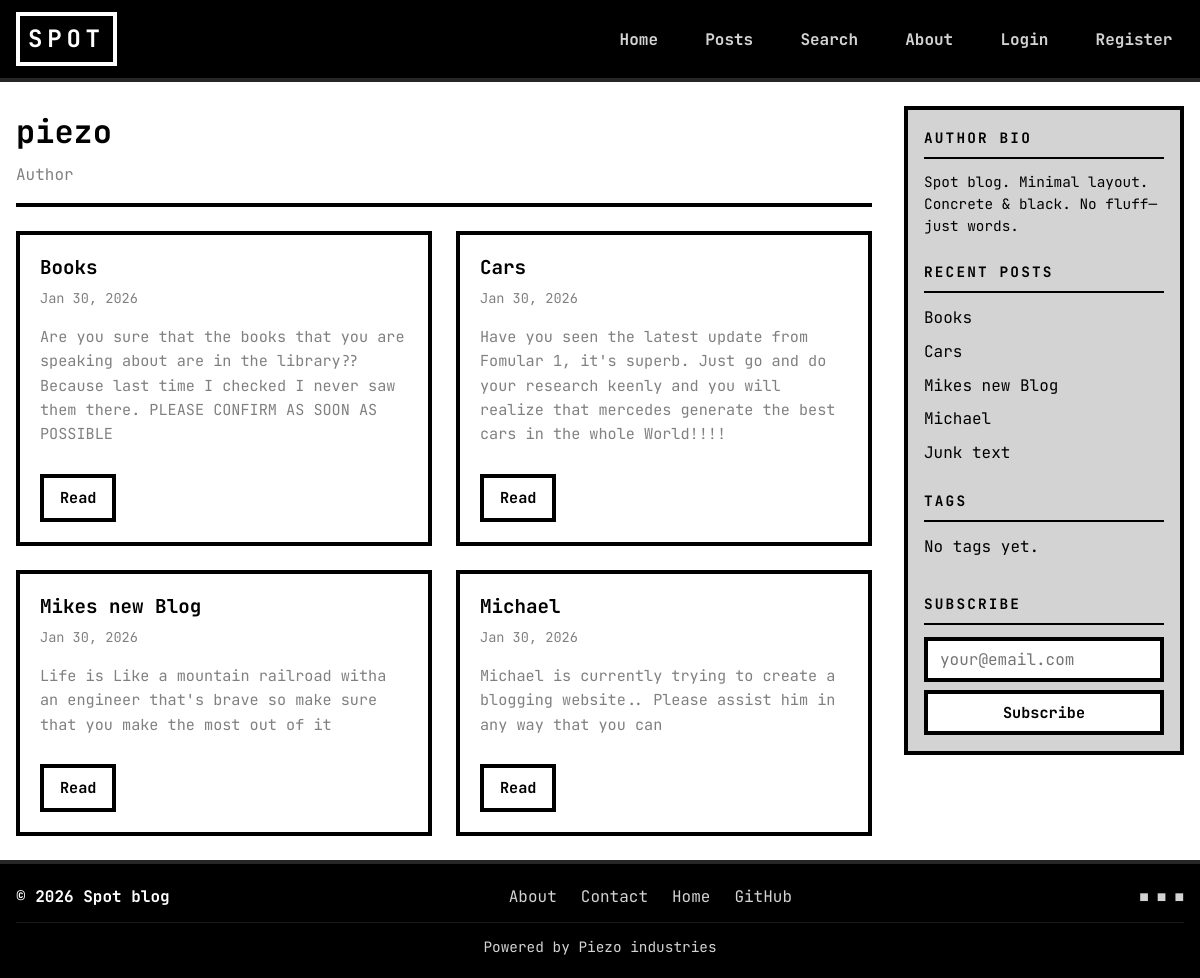
The page /profile/piezo/ on the database as committed earlier.
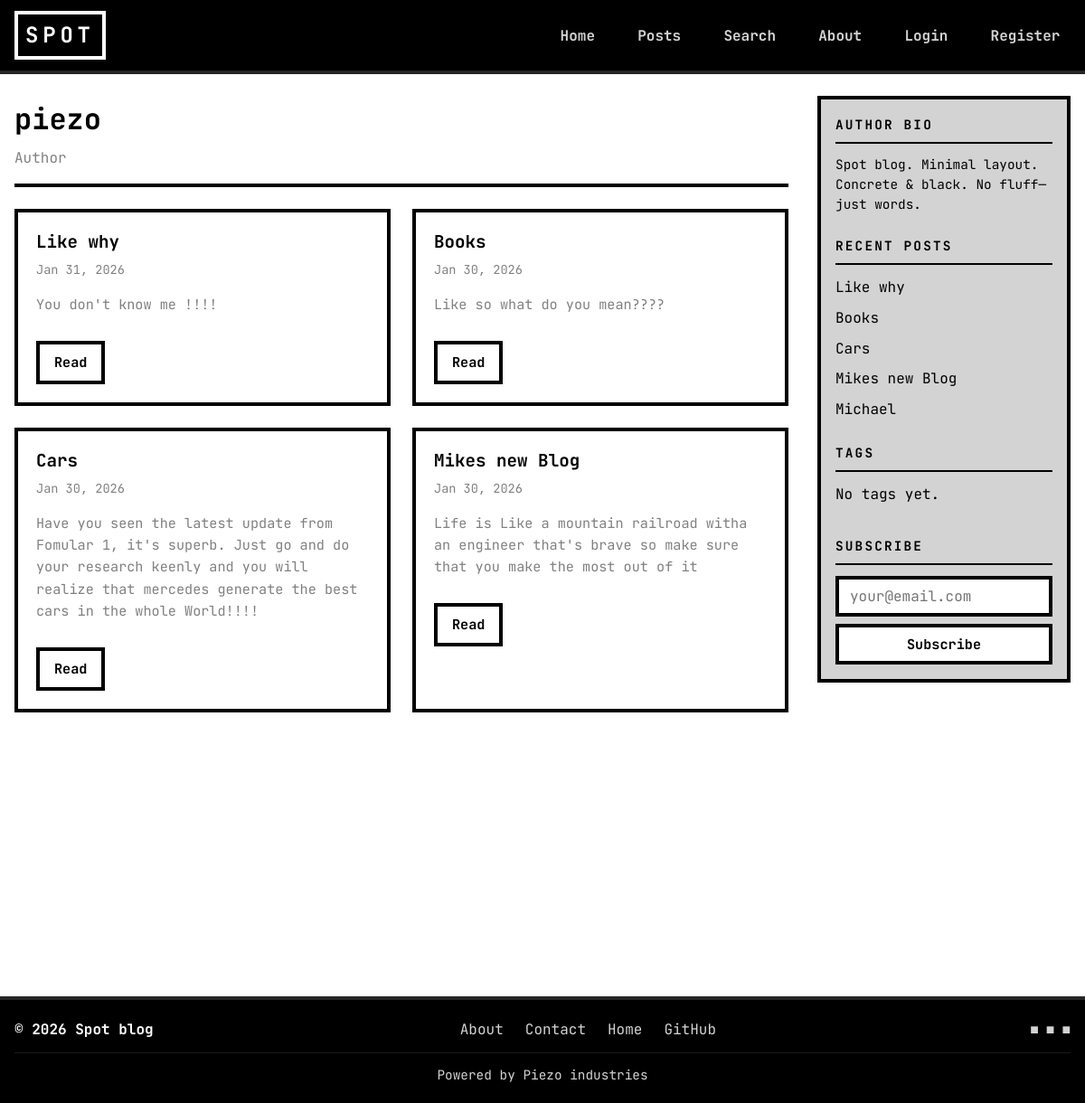
The same page on the database as committed later.
### blog2/models.py (models this page shows, shortened)
class Post(models.Model):
    title = models.CharField(max_length=200)
    author = models.ForeignKey(
        settings.AUTH_USER_MODEL,
        on_delete=models.CASCADE,
        related_name='posts'
    )
    body = models.TextField()
    excerpt = models.CharField(max_length=300, blank=True)
    created_at = models.DateTimeField(auto_now_add=True)
    updated_at = models.DateTimeField(auto_now=True)
    tags = models.ManyToManyField(Tag, blank=True, related_name='posts')
    class Meta:
        ordering = ['-created_at']
    def get_excerpt(self):
        if self.excerpt:
            return self.excerpt
        return self.body[:300] + '...' if len(self.body) > 300 else self.body

### blog2/views.py (the view)
# urls.py: path('profile/<str:username>/', views.profile_view, name='profile'),
def profile_view(request, username):
    from django.contrib.auth import get_user_model
    User = get_user_model()
    user = get_object_or_404(User, username=username)
    posts = user.posts.all()
    paginator = Paginator(posts, 10)
    page = request.GET.get('page', 1)
    page_obj = paginator.get_page(page)
    return render(request, 'profile.html', {
        'profile_user': user,
        'posts': page_obj,
        'page_obj': page_obj,
    })

### blog2/context_processors.py (called while the page is built)
def sidebar_context(request):
    return {
        'recent_sidebar_posts': Post.objects.all()[:5],
        'sidebar_tags': Tag.objects.all()[:15],
    }

### templates/profile.html (shortened to what this page needs)
{% extends 'base.html' %}
{% block content %}
<header class="profile-header fade-in">
  <h1>{{ profile_user.username }}</h1>
  <span class="username">Author</span>
</header>
<div class="post-grid">
  {% for post in posts %}
  <article class="post-card fade-in">
    <h2><a href="{% url 'post_detail' post.pk %}">{{ post.title }}</a></h2>
    <div class="meta">{{ post.created_at|date:"M d, Y" }}</div>
    <p class="excerpt">{{ post.get_excerpt }}</p>
    <a href="{% url 'post_detail' post.pk %}" class="brutalist-btn" style="margin-top: 0.75rem;">Read</a>
  </article>
  {% empty %}
  <p>No posts yet.</p>
  {% endfor %}
</div>
{% endblock %}

### templates/includes/sidebar.html (shortened to what this page needs)
<aside class="sidebar">
    <section class="sidebar-block sidebar-bio">
        <h3 class="sidebar-title">Author Bio</h3>
        <p>Spot blog. Minimal layout. Concrete &amp; black. No fluff—just words.</p>
    </section>
    <section class="sidebar-block">
        <h3 class="sidebar-title">Recent Posts</h3>
        <ul class="sidebar-list">
            {% for post in recent_sidebar_posts %}
            <li><a href="{% url 'post_detail' post.pk %}">{{ post.title|truncatewords:6 }}</a></li>
            {% empty %}
            <li>No posts yet.</li>
            {% endfor %}
        </ul>
    </section>
    <section class="sidebar-block">
        <h3 class="sidebar-title">Tags</h3>
        <ul class="sidebar-tags">
            {% for tag in sidebar_tags %}
            <li><a href="{% url 'search' %}?q={{ tag.name|urlencode }}">{{ tag.name }}</a></li>
            {% empty %}
            <li>No tags yet.</li>
            {% endfor %}
        </ul>
    </section>
    <section class="sidebar-block">
        <h3 class="sidebar-title">Subscribe</h3>
        <form class="sidebar-subscribe" action="#" method="post">
            <input type="email" name="email" placeholder="your@email.com" class="brutalist-input" required aria-label="Email">
            <button type="submit" class="animated-button brutalist-btn">Subscribe</button>
        </form>
    </section>
</aside>

Rows that differ between the two databases and show on the page:
no longer on this page (row unchanged): Post: title "Junk text", shown under "RECENT POSTS"
no longer on one of the page's lists (row unchanged): Post: title "Michael", created_at "Jan 30, 2026", get_excerpt "Michael is currently trying to create a blogging website.. Please assist him in any way that you can"
added Post: title "Like why", created_at "Jan 31, 2026", get_excerpt "You don't know me !!!!"
changed Post "Books": get_excerpt "Are you sure that the books that you are speaking about are in the library?? Because last time I checked I never saw them there. PLEASE CONFIRM AS SOON AS POSSIBLE" → "Like so what do you mean????"
